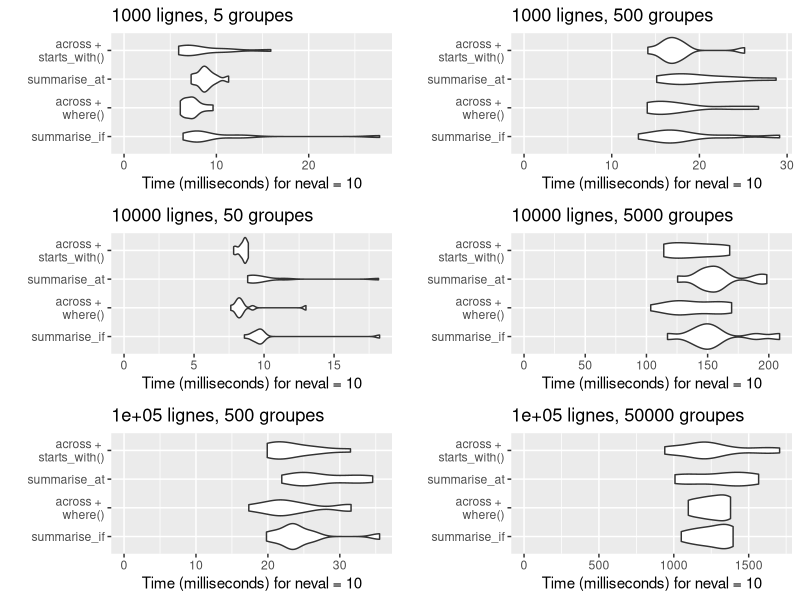

The R source for this figure: (Note: this script raises an error after producing the figure.)
## ---- chunk 1
knitr::opts_chunk$set(collapse = TRUE)
library(microbenchmark)
library(dplyr)
library(palmerpenguins)
## ---- chunk 2
penguins %>% summarise_if(is.numeric, mean, na.rm = TRUE)
## ---- chunk 3
penguins %>% summarise(across(where(is.numeric), mean, na.rm = TRUE))
## ---- chunk 4
# Ancienne version
penguins %>% summarise_at(vars(matches("bill*|flipper*")), mean, na.rm = TRUE)

# Avec across()
penguins %>% summarise(across(matches("bill*|flipper*"), mean, na.rm = TRUE))
## ---- chunk 5
penguins %>% summarise(across(where(is.numeric) & -contains("year"), mean, na.rm = TRUE))
## ---- chunk 6
penguins %>% 
  mutate(across(starts_with("bill"), ~ . * 0.04, .names = "pouces_{.col}")) %>% 
  select(contains("bill")) %>% head(5)
## ---- chunk 7
nbrow <- 100
nbgpe <- 2
as_tibble(data.frame(x1 = rnorm(nbrow), x2 =  rnorm(nbrow), 
                     x3 = runif(nbrow), x4 = runif(nbrow),
                     y = as.factor(sample(floor(nbgpe), replace = TRUE))
                               )) %>% 
  arrange(x1) %>% 
  mutate(across(where(is.numeric), ~ round(., 2)))
## ---- chunk 8
library(microbenchmark)
library(ggplot2)
test_group_by <- function(nbrow, nbgpe){
  test <- as_tibble(data.frame(x1 = rnorm(nbrow), x2 =  rnorm(nbrow), 
                               x3 = runif(nbrow), x4 = runif(nbrow),
                               y = as.factor(sample(floor(nbgpe), 
                                                    replace = TRUE))
                               ))
  return(autoplot(
    microbenchmark::microbenchmark(times = 10, unit="ms", 
                                   summarise_if = test %>% group_by(y) %>% summarise_if(is.numeric, mean),
                                   "across + \nwhere()" = test %>% group_by(y) %>% summarise(across(where(is.numeric), mean)),
                                   summarise_at = test %>% group_by(y) %>% summarise_at(vars(starts_with("x")), mean),
                                   "across + \nstarts_with()" = test %>% group_by(y) %>% summarise(across(starts_with("x"), mean))
                                   ),
    log = FALSE)
    + ggtitle(paste0(nbrow, " lignes, ", nbgpe, " groupes")) + expand_limits(y = 0))
}
## ---- chunk 9
x <- 100
y <- 0.5
for (i in seq(1, 3)){
  x <- x * 10
  y <- y * 10
  assign(paste0("plot", i, sep = ""), test_group_by(x, y))
}
x <- 100
y <- 50
for (i in seq(4, 6)){
  x <- x * 10
  y <- y * 10
  assign(paste0("plot", i, sep = ""), test_group_by(x, y))
}

library(gridExtra)
grid.arrange(plot1, plot4, plot2, plot5, plot3, plot6, ncol = 2, heights = c(14, 14, 14))

## ---- chunk 10
# ! Ne va pas tourner sur votre poste si vous n'installez
# pas la version 1.0.0 de dplyr dans le chemin que vous devez
# renseigner ensuite dans `chemin_dev`
chemin_dev = "~/R/x86_64-pc-linux-gnu-library/4.1.dev"
detach(package:dplyr)
library(dplyr, lib = chemin_dev)
x <- 100
y <- 0.5
for (i in seq(1, 3)){
  x <- x * 10
  y <- y * 10
  assign(paste0("plot", i, sep = ""), test_group_by(x, y))
}
x <- 100
y <- 50
for (i in seq(4, 6)){
  x <- x * 10
  y <- y * 10
  assign(paste0("plot", i, sep = ""), test_group_by(x, y))
}

library(gridExtra)
grid.arrange(plot1, plot4, plot2, plot5, plot3, plot6, ncol = 2, heights = c(14, 14, 14))

